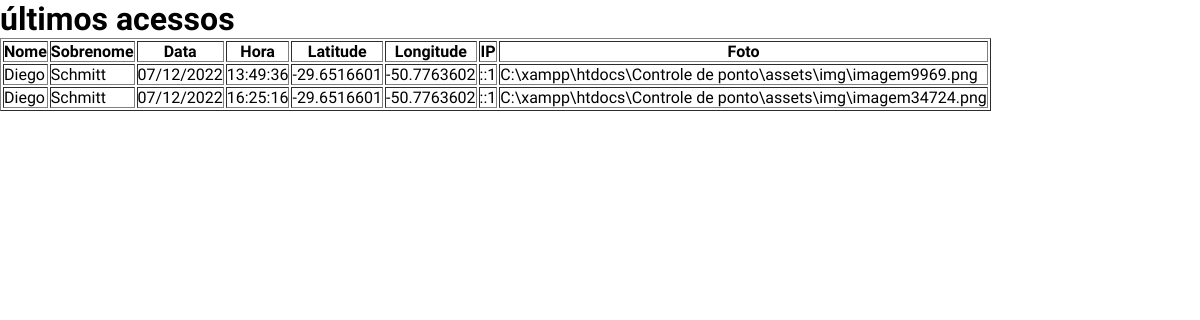
Page /relatorio.php on the committed database.
### tables this page shows
CREATE TABLE `records` (
  `id` int(11) NOT NULL,
  `id_user` int(11) UNSIGNED NOT NULL,
  `date` varchar(50) NOT NULL,
  `hour` time NOT NULL,
  `latitude` varchar(50) NOT NULL,
  `longitude` varchar(50) NOT NULL,
  `ip` varchar(50) NOT NULL,
  `img` varchar(255) NOT NULL
);

CREATE TABLE `users` (
  `id` int(11) NOT NULL,
  `first_name` varchar(100) NOT NULL,
  `last_name` varchar(100) NOT NULL,
  `registration` int(10) NOT NULL,
  `level` int(2) NOT NULL
);

### class/Records.php (called while the page is built, shortened)
<?php
class Records{
    private $pdo;
    public function __construct(){
         $this->pdo = new pdo("mysql:dbname=ponto_eletronico;host=localhost", "root", "");
    }
    public function getAll(){
        $sql = "SELECT * FROM records LIMIT 100";
        $sql = $this->pdo->query($sql);
        if($sql -> rowCount() > 0){
            return $sql->fetchAll();
        }
        else{
            return array();
        }
    }
}

### class/Users.php (called while the page is built, shortened)
<?php
class Users{
    private $pdo;
    public function __construct(){
         $this->pdo = new pdo("mysql:dbname=ponto_eletronico;host=localhost", "root", "");
    }
    public function getId($id){
        $sql = "SELECT * FROM users WHERE id = :id";
        $sql = $this->pdo->prepare($sql);
        $sql->bindValue(":id", $id);
        $sql->execute();
        if($sql->rowCount() > 0){
            return $sql->fetch();
        } else{
            return false;
        }
    }
}

### relatorio.php (the view)
<?php require "parts/header.php";
$user = new Users;
$records = new Records;
$data = $records->getAll();
if($data){
    ?>
    <h1>últimos acessos </h1>
    <table border="1">
        <thead>
            <tr>
                <th>Nome</th>
                <th>Sobrenome</th>
                <th>Data</th>
                <th>Hora</th>
                <th>Latitude</th>
                <th>Longitude</th>
                <th>IP</th>
                <th>Foto</th>
            </tr>
        </thead>
    <?php
    foreach($data as $item){
        ?>
            <tbody>
                <tr>
                    <td>
                        <?php
                            $infoUser = $user->getId( $item['id_user']);
                            echo $infoUser['first_name'];
                        ?>
                    </td>
                    <td>
                        <?php
                            $infoUser = $user->getId( $item['id_user']);
                            echo $infoUser['last_name'];
                        ?>
                    </td>
                    <td>
                        <?= $item['date'];?>
                    </td>
                    <td>
                        <?= $item['hour'];?>
                    </td>
                    <td>
                        <?= $item['latitude'];?>
                    </td>
                    <td>
                        <?= $item['longitude'];?>
                    </td>
                    <td>
                        <?= $item['ip'];?>
                    </td>
                    <td>
                        <?= $item['img'];?>
                    </td>
                </tr>
            </tbody>
        <?php
    }
    ?>
        </table>
    <?php
}else{
    echo "Nenhum usuário com esse nome!";
}

### parts/header.php (shortened to what this page needs)
<?php
    require 'class/Records.php';
    require 'class/Users.php';
?>
<!DOCTYPE html>
<html lang="Pt-br">
<head>
    <link rel="stylesheet" href="assets/css/style.css">
</head>

### assets/css/style.css (style rules this page uses)
* { margin: 0; padding: 0; list-style-type: none; font-family: 'Secular One', sans-serif; }

### rows in the picture
records: id_user.first_name "Diego", id_user.last_name "Schmitt", date "07/12/2022", hour "13:49:36", latitude "-29.6516601", longitude "-50.7763602", ip "::1", img "C:\\xampp\\htdocs\\Controle de ponto\\assets\\img\\imagem9969.png"
records: id_user.first_name "Diego", id_user.last_name "Schmitt", date "07/12/2022", hour "16:25:16", latitude "-29.6516601", longitude "-50.7763602", ip "::1", img "C:\\xampp\\htdocs\\Controle de ponto\\assets\\img\\imagem34724.png"
